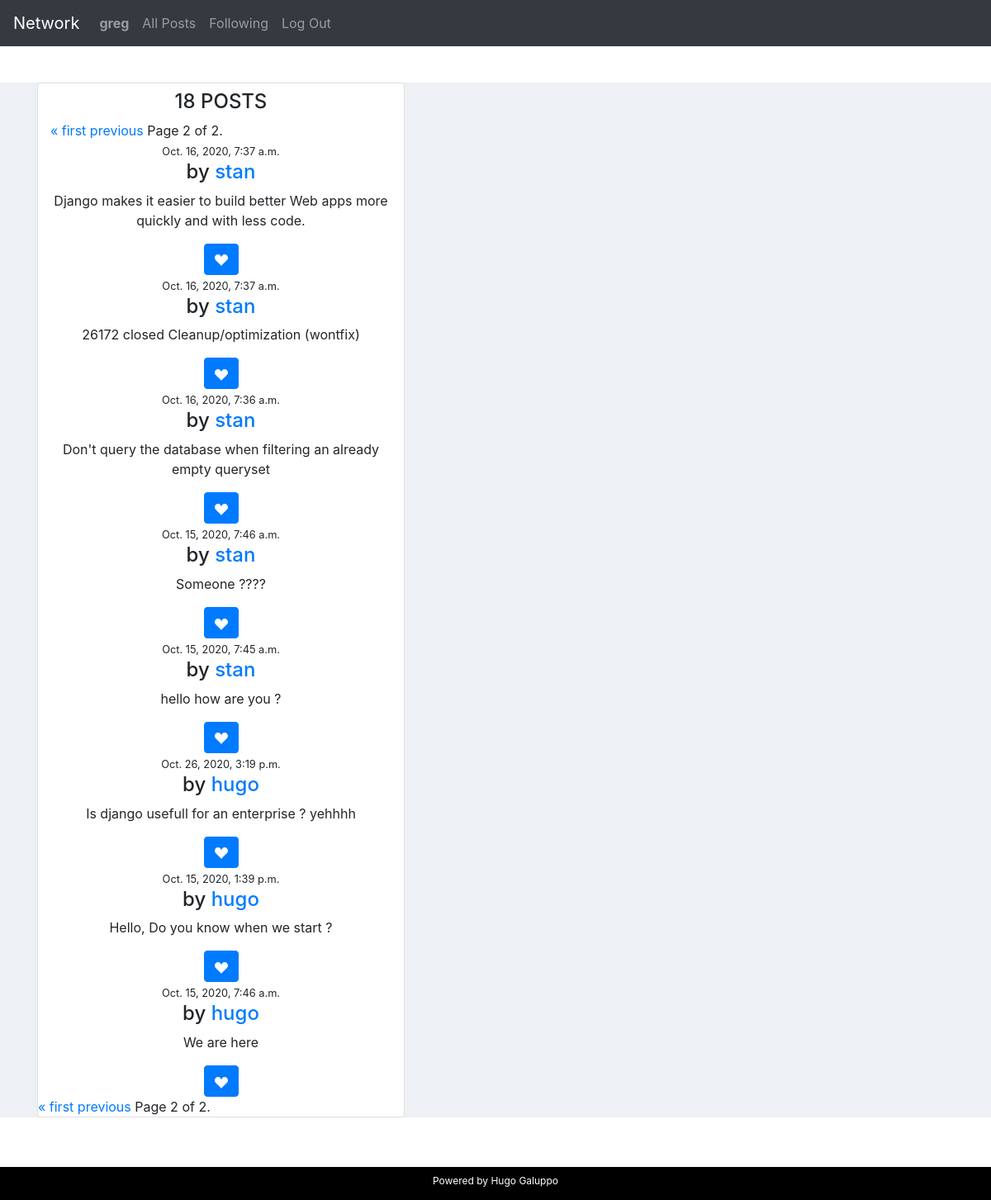
Page /following?page=2 (signed in) on the committed database.
### network/models.py (models this page shows, shortened)
class User(AbstractUser):
    pass

class Post (models.Model):
    author = models.ForeignKey("Profile", on_delete=models.CASCADE, related_name="author") #profile.author
    content = models.CharField(max_length=100)
    date = models.DateTimeField(auto_now=True)
    likes = models.ManyToManyField("User",related_name="likes")
    class Meta:
        ordering = ('-date', )

class Profile(models.Model):
    user = models.OneToOneField("User", on_delete=models.CASCADE, related_name="user") # user.user
    title = models.CharField(max_length=100, blank=True)
    followers = models.ManyToManyField("User",related_name="is_following", blank=True)     # user.is_following.all()

### network/views.py (the view)
# urls.py: path("following", views.following, name="following"),
@login_required
def following(request):
    user = User.objects.get(pk=request.user.pk)
    profiles = Profile.objects.filter(followers__in=[user.pk])
    posts_dict = {}
    post_list = []
    if profiles:
        for profile in profiles:
            posts_dict[profile] = Post.objects.filter(author__in=[profile])
            for item in posts_dict[profile]:
                 post_list.append(item)
        paginator = Paginator(post_list, 10) # Show 10 posts per page.
        page_number = request.GET.get('page') # 10
        page_obj = paginator.get_page(page_number)
        postNbr = len(post_list)
    return render(request, "network/following.html", {'postNbr': postNbr, 'page_obj': page_obj })

### network/templates/network/following.html (shortened to what this page needs)
{% extends "network/layout.html" %}
{% load static %}
{% block body %}
<div class="container">
  <div class="row">
      <div class="col-md-12 col-lg-5">
          <div class="card">
                      <div class="col text-center">
                        <h4 class="text-uppercase">
                          <h4 class="text-uppercase">
                             {{ postNbr }} Posts</h4>
                            <div class="pagination">
                              <span class="step-links">
                                  {% if page_obj.has_previous %}
                                      <a href="?page=1">&laquo; first</a>
                                      <a href="?page={{ page_obj.previous_page_number }}">previous</a>
                                      {% endif %}
                                  <span class="current">
                                      Page {{ page_obj.number }} of {{ page_obj.paginator.num_pages }}.
                                  </span>
                              </span>
                          </div>
                          {% for post in page_obj %}
                              <small> {{post.date}} </small>
                              <div id='{{ post.id }}' class="media-body">
                                {% if user.is_authenticated %}
                                <h4 class="media-heading user_name">by
                                  <a href="{% url 'profile' username=post.author.user.pk%}">
                                {% endif %}
                                    {{post.author.user}}</h4></a>
                                <p id='content'>{{post.content}}</p>
                                <button type="submit" class="btn btn-primary">
                                <svg width="1em" height="1em" viewBox="0 0 16 16" class="bi bi-suit-heart-fill" fill="currentColor" xmlns="http://www.w3.org/2000/svg">
                                  <path d="M4 1c2.21 0 4 1.755 4 3.92C8 2.755 9.79 1 12 1s4 1.755 4 3.92c0 3.263-3.234 4.414-7.608 9.608a.513.513 0 0 1-.784 0C3.234 9.334 0 8.183 0 4.92 0 2.755 1.79 1 4 1z"/>
                                </svg>
                                </button>
                              </div>
                          {% endfor %}
                      </div>
                      <div class="pagination">
                        <span class="step-links">
                            {% if page_obj.has_previous %}
                                <a href="?page=1">&laquo; first</a>
                                <a href="?page={{ page_obj.previous_page_number }}">previous</a>
                            {% endif %}
                            <span class="current">
                                Page {{ page_obj.number }} of {{ page_obj.paginator.num_pages }}.
                            </span>
                        </span>
                    </div>
              </div>
{% endblock %}

### network/templates/network/layout.html (shortened to what this page needs)
{% load static %}
<!DOCTYPE html>
<html lang="en">
    <head>
        <link href="{% static 'network/styles.css' %}" rel="stylesheet">
        <link rel="stylesheet" href="https://maxcdn.bootstrapcdn.com/bootstrap/4.5.2/css/bootstrap.min.css">
        <link rel="stylesheet" href="https://cdnjs.cloudflare.com/ajax/libs/font-awesome/4.7.0/css/font-awesome.min.css">
    <body>
        <div class="pos-f-t">
            <nav class="navbar navbar-expand-sm bg-dark navbar-dark fixed-top">
                <a class="navbar-brand" href="#">Network</a>
                <div class="collapse navbar-collapse" id="collapsibleNavbar">
                    <ul class="navbar-nav">
                        {% if user.is_authenticated %}
                            <li class="nav-item">
                                <a class="nav-link" href="{% url 'profile' username=user.pk%}"><strong>{{ user.username }}</strong></a>
                            </li>
                        {% endif %}
                        <li class="nav-item">
                        <a class="nav-link" href="{% url 'index' %}">All Posts</a>
                        </li>
                        {% if user.is_authenticated %}
                            <li class="nav-item">
                                <a class="nav-link" href="{% url 'following' %}">Following</a>
                            </li>
                            <li class="nav-item">
                                <a class="nav-link" href="{% url 'logout' %}">Log Out</a>
                            </li>
                        {% endif %}
                    </ul>
                    </div>
            </nav>
        <div class="body">
            {% block body %}
            {% endblock %}
        </div>
        <div class="footer">
            <p> <sub>Powered by Hugo Galuppo</sub></p>
        </div>
    </body>
</html>

### network/static/network/styles.css (style rules this page uses)
.body { position: fixed; top: 100px; bottom: 100px; left: 0; right: 0; background-color: #edf1f5; overflow: auto; }
.footer { position: fixed; left: 0; bottom: 0; width: 100%; background-color:black; color: white; text-align: center; }
body { background: #edf1f5; margin-top:20px; }
.card { position: relative; display: flex; flex-direction: column; min-width: 0; word-wrap: break-word; background-color: #fff; background-clip: border-box; border: 0 solid transparent; border-radius: 0; }

### rows in the picture
User: username "greg"
Post: date "Oct. 16, 2020, 7:37 a.m.", author.user "stan", content "Django makes it easier to build better Web apps more quickly and with less code."
Post: date "Oct. 16, 2020, 7:37 a.m.", author.user "stan", content "26172 closed Cleanup/optimization (wontfix)"
Post: date "Oct. 16, 2020, 7:36 a.m.", author.user "stan", content "Don't query the database when filtering an already empty queryset"
Post: date "Oct. 15, 2020, 7:46 a.m.", author.user "stan", content "Someone ????"
Post: date "Oct. 15, 2020, 7:45 a.m.", author.user "stan", content "hello how are you ?"
Post: date "Oct. 26, 2020, 3:19 p.m.", author.user "hugo", content "Is django usefull for an enterprise ? yehhhh"
Post: date "Oct. 15, 2020, 1:39 p.m.", author.user "hugo", content "Hello, Do you know when we start ?"
Post: date "Oct. 15, 2020, 7:46 a.m.", author.user "hugo", content "We are here"

### other values in the picture
{{ postNbr }} "18"
{{ page_obj.number }} "2"
{{ page_obj.paginator.num_pages }} "2"
